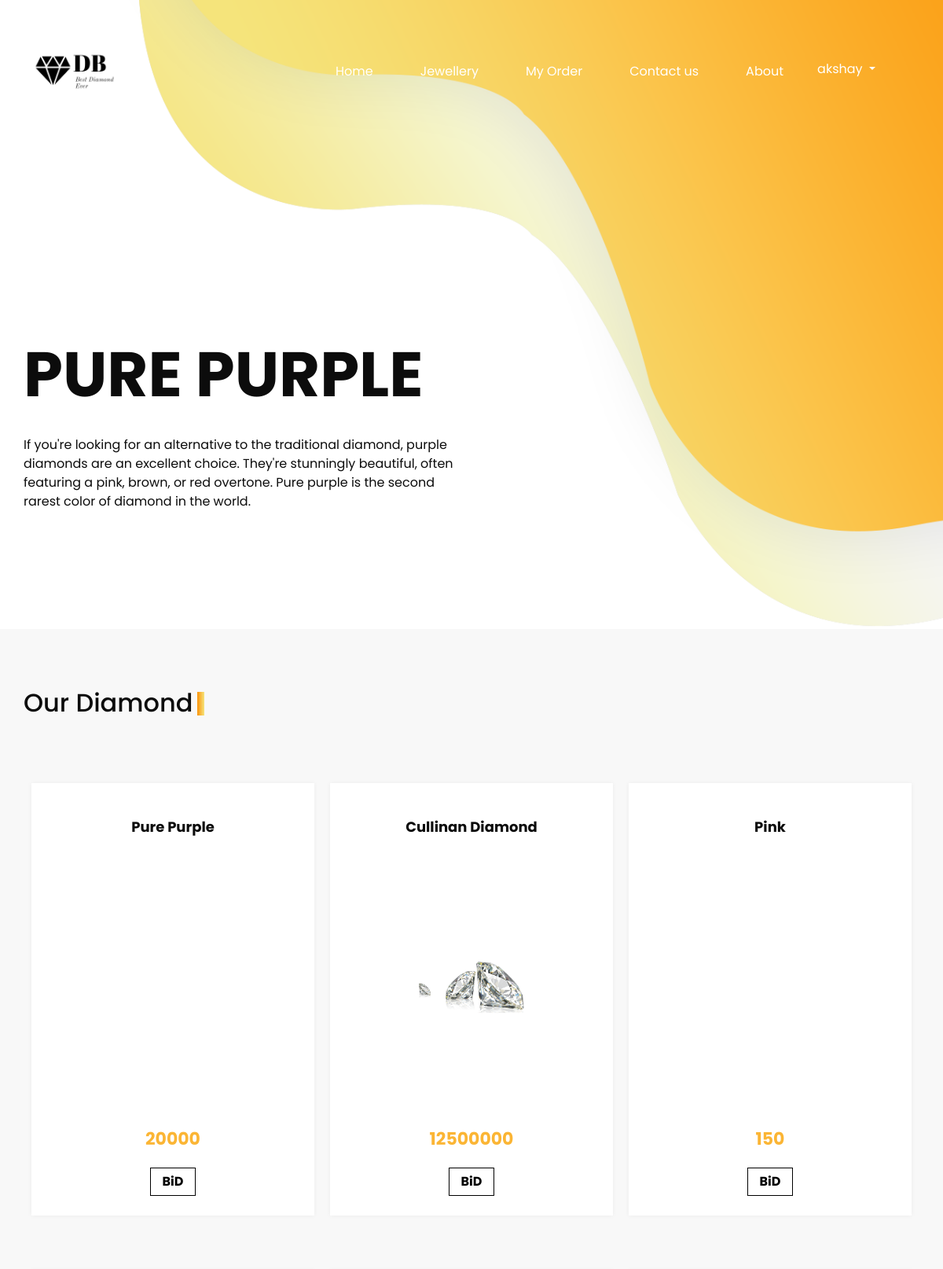
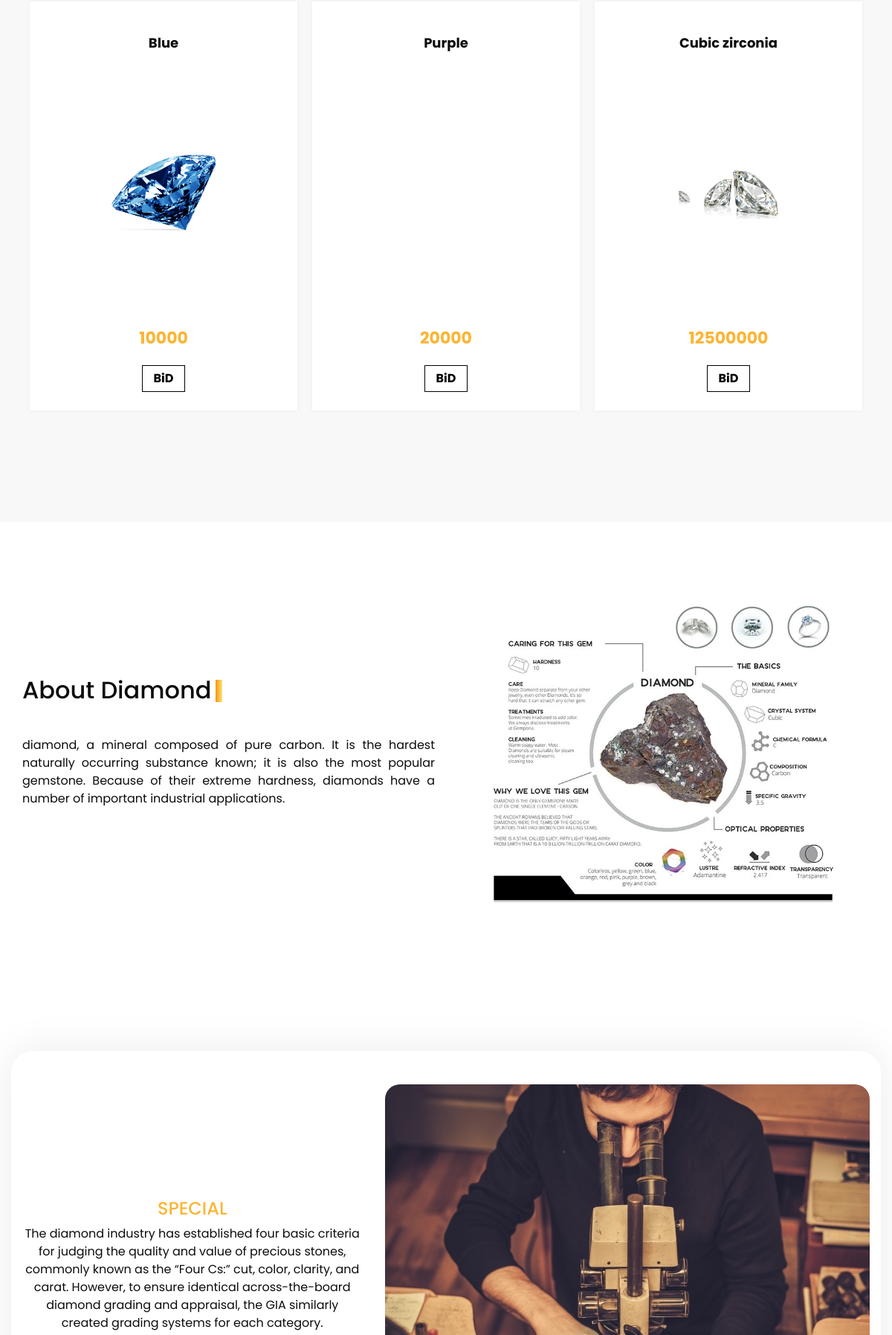
Screenshot of / (signed in, upper part) with the database file from the repository (2 pictures, top to bottom).
### app1/models.py (models this page shows, shortened)
class BuyerRegister(models.Model):
    name=models.CharField(max_length=20,default='',verbose_name='User Name')
    email=models.EmailField(max_length=50,verbose_name='Email',default=None)
    number=models.IntegerField(default='',verbose_name='Contact No')
    gst_number=models.CharField(max_length=50,verbose_name='GST No')
    address=models.TextField(default=None)
    password=models.CharField(default=None,max_length=20,verbose_name='Password')
    status=models.BooleanField(default=False)
    mailsend=models.BooleanField(default=False)
    def __str__(self):
        return self.name

class Product(models.Model):
    SellerId=models.CharField(max_length=100)
    category = models.ForeignKey(Product_Category,on_delete=models.CASCADE)
    productImage = models.ImageField(upload_to="product")
    productName = models.CharField(max_length=100)
    productPrice = models.IntegerField(default=0)
    productDescription = models.TextField(default="")
    quantity=models.CharField(max_length=200)
    startdate=models.DateField(default=None)
    enddate=models.DateField(default=None)
    status=models.BooleanField(default=False)

### app1/views.py (the view)
# urls.py: path("",index,name="index"),
def index(request):
    sData = SessionData(request)
    mData = Mail(request)
    if request.session.has_key('buyer'):
        user= request.session['buyer']
        data=BuyerRegister.objects.get(email=user)
        productdata=Product.objects.filter(status=False)
        return render (request,'index.html',{'sessionbuyer':user,'name':data,'productdata':productdata})
    elif request.session.has_key('seller'):
        vendor= request.session['seller']
        data=SellerRegister.objects.get(email=vendor)
        productdata=Product.objects.filter(SellerId=request.session['sellerId']) & Product.objects.filter(status=False)
        return render (request,'index.html',{'sessionseller':vendor,'name':data,'productdata':productdata})
    else:
        productdata=Product.objects.filter(status=False)
        return render (request,'index.html',{'productdata':productdata})

### app1/views.py (called while the page is built, shortened)
def Mail(request):
    a=BuyerRegister.objects.filter(status=True) & BuyerRegister.objects.filter(mailsend=False)
    b= SellerRegister.objects.filter(status=True) & SellerRegister.objects.filter(mailsend=False)
    print("datamail",a)
    print("datamail",b)

### app1/templates/index.html (shortened to what this page needs)
{% load static %}
<!DOCTYPE html>
<html>
<head>
  <link rel="stylesheet" type="text/css" href="https://cdnjs.cloudflare.com/ajax/libs/OwlCarousel2/2.1.3/assets/owl.carousel.min.css" />
  <link rel="stylesheet" type="text/css" href="{% static 'css/bootstrap.css' %}" />
  <link href="{% static 'css/style.css' %}" rel="stylesheet" />
  <link href="{% static 'css/responsive.css' %}" rel="stylesheet" />
</head>
<body>
  <div class="hero_area">
    <header class="header_section">
      <div class="container-fluid ">
        <nav class="navbar navbar-expand-lg custom_nav-container mr-5">
          <a class="mt-3 mb-3" href="{% url 'index' %}" >
            <img src="{% static 'images/logo.png' %} " alt="" style="border-radius: 30px;" width="140px" >
          </a>
          <div class="collapse navbar-collapse" id="navbarSupportedContent">
            <div class="d-flex ml-auto flex-column flex-lg-row align-items-center">
              {% if sessionbuyer == None and sessionseller == None %}
              <ul class="navbar-nav  ">
                <li class="nav-item active">
                  <a class="nav-link " href="{% url 'index' %}">Home <span class="sr-only">(current)</span></a>
                </li>
                <li class="nav-item">
                  <a class="nav-link" href="{% url 'diamonds' %}">Jewellery </a>
                </li>
                <li class="nav-item">
                  <a class="nav-link" href="{% url 'contact' %}">Contact us</a>
                </li>
                <li class="nav-item">
                  <a class="nav-link" href="{% url 'about' %}"> About</a>
                </li>
                <div class="dropdown show" style="width:100px;">
                  <a class="btn dropdown-toggle text-white text-center" style="width: 100%;   box-sizing: border-box;"href="#" role="button" id="dropdownMenuLink" data-toggle="dropdown" aria-haspopup="true" aria-expanded="false">
                    Login
                  </a>
                  <div class="dropdown-menu" aria-labelledby="dropdownMenuLink" style="border: 0; border-radius: 10px; width: 100px; box-sizing: border-box;">
                    <a class="dropdown-item text-dark text-center"  href="{% url 'buyersignin' %}">Buyer</a>
                    <a class="dropdown-item text-dark text-center"  href="{% url 'sellersignin' %}">Seller </a>
                  </div>
                </div>
              </ul>
              {% elif sessionbuyer %}
              <ul class="navbar-nav  ">
                <li class="nav-item active">
                  <a class="nav-link " href="{% url 'index' %}">Home <span class="sr-only">(current)</span></a>
                </li>
                <li class="nav-item">
                  <a class="nav-link" href="{% url 'diamonds' %}">Jewellery </a>
                </li>
                <li class="nav-item">
                  <a class="nav-link" href="{% url 'buyerorder' %}">My Order</a>
                </li>
                <li class="nav-item">
                  <a class="nav-link" href="{% url 'contact' %}">Contact us</a>
                </li>
                <li class="nav-item">
                  <a class="nav-link" href="{% url 'about' %}"> About</a>
                </li>
                <div class="dropdown show" style="width:100px;">
                  <a class="btn dropdown-toggle text-white text-center" style="width: 100%;   box-sizing: border-box;"href="#" role="button" id="dropdownMenuLink" data-toggle="dropdown" aria-haspopup="true" aria-expanded="false">
                    {{name}}
                  </a>
                </div>
              </ul>
              {% endif %}
            </div>
          </div>
        </nav>
      </div>
    </header>
    <section class=" slider_section position-relative ">
      <div class="container">
        <div id="carouselExampleIndicators" class="carousel slide" data-ride="carousel">
          <div class="carousel-inner">
            <div class="carousel-item active">
              <div class="row">
                <div class="col-md-6">
                  <div class="detail_box">
                    <h1>
                      Pure Purple
                    </h1>
                    <p>
                      If you're looking for an alternative to the traditional diamond, purple diamonds are an excellent choice. They're stunningly beautiful, often featuring a pink, brown, or red overtone. Pure purple is the second rarest color of diamond in the world.
                    </p>
                  </div>
                </div>
                <div class="col-md-6">
                  <div class="img-box">
                  </div>
                </div>
              </div>
            </div>
          </div>
        </div>
      </div>
    </section>
  </div>
  <section class="price_section layout_padding">
    <div class="container">
      <div class="heading_container">
        <h2>
          Our Diamond
        </h2>
      </div>
      <div class="price_container">
        {% for i in productdata %}
        <div class="box">
          <div class="name">
            <h6>
              {{i.productName}}
            </h6>
          </div>
          <div class="img-box">
            <img src="{{i.productImage.url}}" alt="">
          </div>
          <div class="detail-box">
            <h5>
              <span>{{i.productPrice}}</span>
            </h5>
            {% if sessionvendor %}
            <a href="#">
              BiD
            </a>
            {% else %}
            <a href="{% url 'singleproduct' i.id %}">
              BiD
            </a>
            {% endif %}
          </div>
        </div>
        {% endfor %}
      </div>
    </div>
  </section>
  <section class="about_section layout_padding2-top layout_padding-bottom">
    <div class="container">
      <div class="row">
        <div class="col-md-6">
          <div class="detail-box">
            <div class="heading_container">
              <h2>
                About Diamond
              </h2>
            </div>
            <p style="text-align: justify;">
              diamond, a mineral composed of pure carbon. It is the hardest naturally occurring substance known; it is also the most popular gemstone. Because of their extreme hardness, diamonds have a number of important industrial applications.
            </p>
          </div>
        </div>
        <div class="col-md-6">
          <div class="img-box p-5">
            <img src="{% static 'images/aboutdiamond.jpg' %} " alt="" >
          </div>
        </div>
      </div>
    </div>
  </section>
  <section class="ring_section layout_padding">
    <div class="container" style="border-radius: 30px;">
      <div class="ring_container layout_padding2">
        <div class="row">
          <div class="col-md-5">
            <div class="detail-box">
              <h4>
                special
              </h4>
              <blockquote>
                The diamond industry has established four basic criteria for judging the quality and value of precious stones, commonly known as the “Four Cs:” cut, color, clarity, and carat. However, to ensure identical across-the-board diamond grading and appraisal, the GIA similarly created grading systems for each category.
              </blockquote>
            </div>
          </div>
          <div class="col-md-7">
            <div class="img-box">
              <img src="{% static 'images/qualitycheck.jpg' %} " style="border-radius: 20px;">
            </div>
          </div>
        </div>
      </div>
    </div>
  </section>
  </body>
  </html>

### app1/static/css/style.css (style rules this page uses)
body { font-family: "Poppins", sans-serif; color: #0c0c0c; background-color:white; }
.layout_padding { padding: 75px 0; }
.layout_padding2 { padding: 45px 0; }
.layout_padding2-top { padding-top: 45px; }
.layout_padding-bottom { padding-bottom: 75px; }
.heading_container { display: -webkit-box; display: -ms-flexbox; display: flex; }
.heading_container h2 { position: relative; }
.heading_container h2::before { content: ""; position: absolute; width: 9px; height: 30px; top: 14%; right: -15px; background: -webkit-gradient(linear, left top, right top, from(#fb930a), to(#f5e47b)); background: linear-gradient(to right, #fb930a, #f5e47b); }
.hero_area { height: 100vh; position: relative; background-image: url(../images/hero-bg.png); background-size: cover; background-repeat: no-repeat; }
.header_section .container-fluid { padding-right: 25px; padding-left: 25px; }
.custom_nav-container.navbar-expand-lg .navbar-nav .nav-link { padding: 10px 30px; color: #ffffff; text-align: center; }
a, a:hover, a:focus { text-decoration: none; }
.btn, .btn:focus { outline: none !important; -webkit-box-shadow: none; box-shadow: none; }
.custom_nav-container { z-index: 99999; padding: 5px 0; }
.slider_section { height: calc(100% - 70px); display: -webkit-box; display: -ms-flexbox; display: flex; -webkit-box-align: center; -ms-flex-align: center; align-items: center; position: relative; }
.slider_section .row { -webkit-box-align: center; -ms-flex-align: center; align-items: center; }
.slider_section .detail_box h1 { font-weight: bold; text-transform: uppercase; font-size: 5rem; margin-bottom: 30px; }
.about_section { position: relative; }
.about_section .row { -webkit-box-align: center; -ms-flex-align: center; align-items: center; }
.about_section .detail-box p { margin-top: 35px; }
.about_section .img-box img { width: 100%; }
.price_section { background-color: #f8f8f8; }
.price_section .price_container { display: -webkit-box; display: -ms-flexbox; display: flex; -webkit-box-pack: center; -ms-flex-pack: center; justify-content: center; padding: 40px 0; -ms-flex-wrap: wrap; flex-wrap: wrap; }
.price_section .price_container .box { min-width: 300px; max-width: 360px; height: 550px; display: -webkit-box; display: -ms-flexbox; display: flex; -webkit-box-orient: vertical; -webkit-box-direction: normal; -ms-flex-direction: column; flex-direction: column; -webkit-box-align: center; -ms-flex-align: center; align-items: center; -webkit-box-pack: justify; -ms-flex-pack: justify; justify-content: space-between; margin: 35px 10px; padding: 45px 0 25px 0; text-align: center; background-color: #ffffff; -webkit-box-shadow: 0px 0px 6px 0 rgba(0, 0, 0, 0.05); box-shadow: 0px 0px 6px 0 rgba(0, 0, 0, 0.05); -webkit-box-flex: 1; -ms-flex-positive: 1; flex-grow: 1; }
.price_section .price_container .box .img-box { width: 100%; display: -webkit-box; display: -ms-flexbox; display: flex; -webkit-box-pack: center; -ms-flex-pack: center; justify-content: center; }
.price_section .price_container .box .img-box img { width: 150px; }
.price_section .price_container .box h6 { font-weight: bold; font-size: 18px; }
.price_section .price_container .box .detail-box h5 { text-transform: uppercase; font-weight: bold; font-size: 22px; }
.price_section .price_container .box .detail-box h5 span { color: #fbb534; }
.price_section .price_container .box .detail-box a { display: inline-block; padding: 5px 15px; border: 1px solid #000000; font-weight: bold; color: #000000; margin-top: 15px; }
.ring_section { text-align: center; position: relative; }
.ring_section .row { -webkit-box-align: center; -ms-flex-align: center; align-items: center; }
.ring_section .container { -webkit-box-shadow: 0px 0px 56px 1px rgba(0, 0, 0, 0.08); box-shadow: 0px 0px 56px 1px rgba(0, 0, 0, 0.08); }
.ring_section .ring_container .detail-box h4 { text-transform: uppercase; color: #fbb534; }
.ring_section .ring_container .img-box img { width: 100%; }

### app1/static/css/responsive.css (style rules this page uses)
@media (min-width: 1200px) { .container { max-width: 1170px; } }

### rows the page displays
BuyerRegister: name "akshay"
Product: productName "Pure Purple", productPrice "20000"
Product: productName "Cullinan Diamond", productImage (picture), productPrice "12500000"
Product: productName "Pink", productPrice "150"
Product: productName "Blue", productImage (picture), productPrice "10000"
Product: productName "Purple", productPrice "20000"
Product: productName "Cubic zirconia", productImage (picture), productPrice "12500000"
